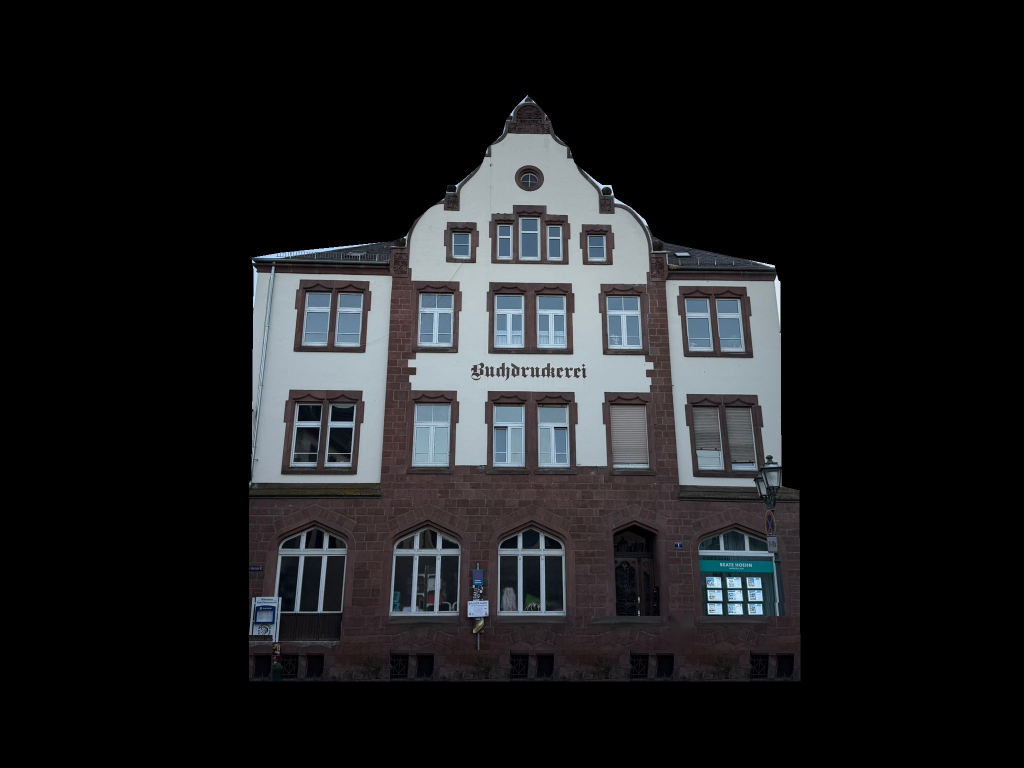
#> input picture src/facade.jpg, 2048 x 1536 px (shown at 1/2 size)
$ python render.py facade.jpg facade.jpg 5 facade.jpg
#> lines starting #> are read from the running program, lines starting #| are printed output that depends on the picture; after the words box and inside, x2 and y2 are one past the last pixel; in counts of white or black regions, pixels touching at a corner belong together
import cv2, numpy as np, math, sys, subprocess

FPS = 30; DUR = 60.0
CW, CH = 1920, 1080
rng = np.random.default_rng(5)

SRC = cv2.imread('facade.jpg')
#> SRC is the input picture: shape (1536, 2048, 3); mean B, G, R 30.8, 29, 28.2
X0, X1, Y0, Y1 = 495, 1605, 185, 1365
S = 1000.0 / (Y1 - Y0)
W = 942; H = 1000
crop = SRC[Y0:Y1, X0:X1]
F = cv2.resize(crop, (W, H), interpolation=cv2.INTER_AREA).astype(np.float32) / 255.0
YY, XX = np.mgrid[0:H, 0:W].astype(np.float32)
def T(x, y): return ((x - X0) * S, (y - Y0) * S)

# ---------- masks ----------
hsv = cv2.cvtColor((F * 255).astype(np.uint8), cv2.COLOR_BGR2HSV).astype(np.float32)
sat, val = hsv[..., 1], hsv[..., 2]
bm = (cv2.cvtColor((F * 255).astype(np.uint8), cv2.COLOR_BGR2GRAY) > 14).astype(np.uint8)
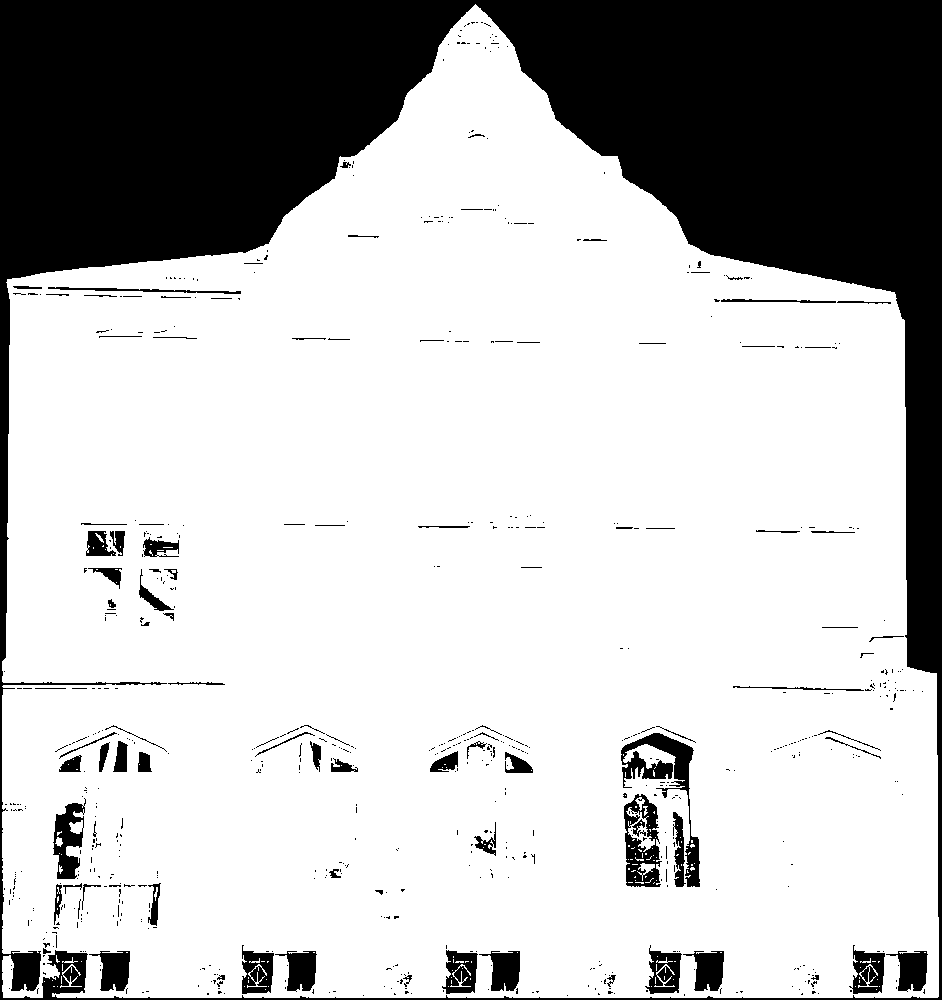
#> bm: shape (1000, 942); values 0 (black) and 1 (white), 74% white; 695 black regions (596 under 20 px), largest, box (x1, y1, x2, y2) and area: (0, 0, 942, 1000) 218293, (621, 733, 700, 887) 2739, (624, 794, 662, 887) 1929
bm = cv2.morphologyEx(bm, cv2.MORPH_OPEN, np.ones((5, 5), np.uint8))
#> bm: shape (1000, 942); values 0 (black) and 1 (white), 73.3% white; 293 black regions (218 under 20 px), largest, box (x1, y1, x2, y2) and area: (0, 0, 942, 1000) 233827, (621, 726, 700, 887) 4283, (624, 794, 667, 887) 2825
bm = cv2.morphologyEx(bm, cv2.MORPH_CLOSE, np.ones((9, 9), np.uint8))
#> bm: shape (1000, 942); values 0 (black) and 1 (white), 74.9% white; 29 black regions, largest, box (x1, y1, x2, y2) and area: (0, 0, 942, 755) 211931, (12, 951, 86, 1000) 2773, (624, 795, 660, 887) 2634
ff = bm.copy() * 255
fm = np.zeros((H + 2, W + 2), np.uint8)
cv2.floodFill(ff, fm, (0, 0), 128)
bm = ((ff != 128)).astype(np.uint8)
#> bm: shape (1000, 942); values 0 (black) and 1 (white), 77.5% white; 1 black region, box (x1, y1, x2, y2) and area: (0, 0, 942, 755) 211931
BLD = bm.astype(np.float32)
BLDs = cv2.GaussianBlur(BLD, (3, 3), 0)

# glass: rects + pointed arches (orig coords)
RECTS = [
    (905, 465, 940, 517), (995, 435, 1125, 518), (1175, 468, 1213, 518),
    (607, 585, 725, 695), (837, 588, 905, 695), (988, 588, 1133, 695), (1213, 590, 1280, 697), (1370, 598, 1487, 702),
    (583, 805, 712, 930), (828, 805, 898, 930), (985, 808, 1138, 930), (1220, 808, 1297, 935), (1385, 810, 1513, 935)]
ARCHES = [  # x0, x1, apex, spring, bottom
    (553, 692, 1052, 1110, 1225), (785, 918, 1055, 1110, 1225), (997, 1130, 1055, 1110, 1225),
    (1228, 1305, 1058, 1092, 1232), (1397, 1565, 1062, 1115, 1232)]
LABEL = np.zeros((H, W), np.int32)
WINFO = []  # (cx, cy, x0, y0, x1, y1, kind)
k = 1
for (a, b, c, d) in RECTS:
    (xa, ya), (xb, yb) = T(a, b), T(c, d)
    LABEL[int(ya):int(yb), int(xa):int(xb)] = k
    WINFO.append(((xa + xb) / 2, (ya + yb) / 2, xa, ya, xb, yb, 'r')); k += 1
for (a, c, ap, sp, bo) in ARCHES:
    (xa, ya), (xb, yb) = T(a, ap), T(c, bo)
    ys = T(0, sp)[1]
    w = xb - xa
    sc = (0.866 * w) / max(1, ys - ya)
    inside = (XX >= xa) & (XX <= xb) & (YY <= yb) & (YY >= ya)
    up = YY < ys
    dy = (ys - YY) * sc
    arch = (np.hypot(XX - xa, dy) <= w) & (np.hypot(XX - xb, dy) <= w)
    m = inside & (~up | arch)
    LABEL[m] = k
    WINFO.append(((xa + xb) / 2, (ya + yb) / 2, xa, ya, xb, yb, 'a')); k += 1
RC = T(1055, 355); RR = 21 * S
LABEL[np.hypot(XX - RC[0], YY - RC[1]) < RR] = k
WINFO.append((RC[0], RC[1], RC[0] - RR, RC[1] - RR, RC[0] + RR, RC[1] + RR, 'o')); k += 1
NWIN = k - 1
GLASS = (LABEL > 0).astype(np.float32)

pl = ((val > 165) & (sat < 45)).astype(np.uint8) * BLD.astype(np.uint8)
#> pl: shape (1000, 942); values 0 (black) and 1 (white), 18.1% white; 593 white regions (484 under 20 px), largest, box (x1, y1, x2, y2) and area: (273, 70, 689, 633) 93926, (18, 307, 245, 661) 36661, (712, 319, 905, 668) 26832
pl = cv2.morphologyEx(pl, cv2.MORPH_OPEN, np.ones((3, 3), np.uint8))
#> pl: shape (1000, 942); values 0 (black) and 1 (white), 17.3% white; 92 white regions (58 under 20 px), largest, box (x1, y1, x2, y2) and area: (273, 70, 689, 633) 93483, (18, 307, 245, 661) 36606, (712, 319, 905, 667) 26553
pl = cv2.morphologyEx(pl, cv2.MORPH_CLOSE, np.ones((5, 5), np.uint8))
#> pl: shape (1000, 942); values 0 (black) and 1 (white), 17.4% white; 69 white regions (43 under 20 px), largest, box (x1, y1, x2, y2) and area: (273, 70, 689, 633) 94320, (18, 307, 245, 661) 36656, (712, 313, 905, 667) 27273
PLASTER = np.clip(pl.astype(np.float32) - GLASS, 0, 1)
eave = T(0, 548)[1]
ROOF = ((YY < eave) & ((XX < T(780, 0)[0]) | (XX > T(1310, 0)[0]))).astype(np.float32) * BLD * (1 - PLASTER)
#> ROOF: shape (1000, 942) float32; values 0 (black) and 1 (white), 1.9% white; 2 white regions, box (x1, y1, x2, y2) and area: (7, 252, 242, 308) 10130, (691, 245, 899, 308) 7444
SAND = np.clip(BLD - PLASTER - GLASS - ROOF, 0, 1)
#> SAND: shape (1000, 942) float32; values 0 (black) and 1 (white), 40% white; 25 white regions, largest, box (x1, y1, x2, y2) and area: (0, 6, 942, 1000) 337586, (55, 503, 199, 653) 7789, (405, 321, 555, 445) 6542
dil = cv2.dilate(GLASS, np.ones((31, 31), np.uint8))
FRAMES = SAND * dil
#> FRAMES: shape (1000, 942) float32; values 0 (black) and 1 (white), 11.4% white; 19 white regions, largest, box (x1, y1, x2, y2) and area: (750, 729, 922, 903) 9480, (35, 720, 182, 897) 8820, (231, 723, 374, 897) 8610

# distance from glass (outside) for neon rings
DT = cv2.distanceTransform((1 - GLASS).astype(np.uint8), cv2.DIST_L2, 5).astype(np.float32)
DTin = cv2.distanceTransform(GLASS.astype(np.uint8), cv2.DIST_L2, 5).astype(np.float32)
# nearest window label for every pixel (for per-window ring colours)
_, NEAR = cv2.distanceTransformWithLabels((1 - GLASS).astype(np.uint8), cv2.DIST_L2, 5, labelType=cv2.DIST_LABEL_PIXEL)
lab_at = np.zeros(NEAR.max() + 1, np.int32)
ys_, xs_ = np.nonzero(GLASS > 0)
lab_at[NEAR[ys_, xs_]] = LABEL[ys_, xs_]
NEARWIN = lab_at[NEAR]

# architectural line drawing
regions = (PLASTER * 1 + SAND * 2 + ROOF * 3).astype(np.uint8) + (LABEL > 0).astype(np.uint8) * 4
grad = cv2.morphologyEx(regions, cv2.MORPH_GRADIENT, np.ones((3, 3), np.uint8)) > 0
#> grad: shape (1000, 942) bool; 4.4% white in thin lines or dots, all inside (x1, y1, x2, y2) = (0, 5, 942, 889)
sil = cv2.morphologyEx(BLD.astype(np.uint8), cv2.MORPH_GRADIENT, np.ones((3, 3), np.uint8)) > 0
#> sil: shape (1000, 942) bool; 0.5% white in thin lines or dots, all inside (x1, y1, x2, y2) = (0, 5, 942, 756)
LINES = (grad | sil).astype(np.float32) * 1.0
LINES = cv2.GaussianBlur(LINES, (3, 3), 0) * 1.6
G8 = cv2.cvtColor((F * 255).astype(np.uint8), cv2.COLOR_BGR2GRAY)
CANNY = cv2.Canny(cv2.GaussianBlur(G8, (3, 3), 0), 50, 140).astype(np.float32) / 255 * BLD
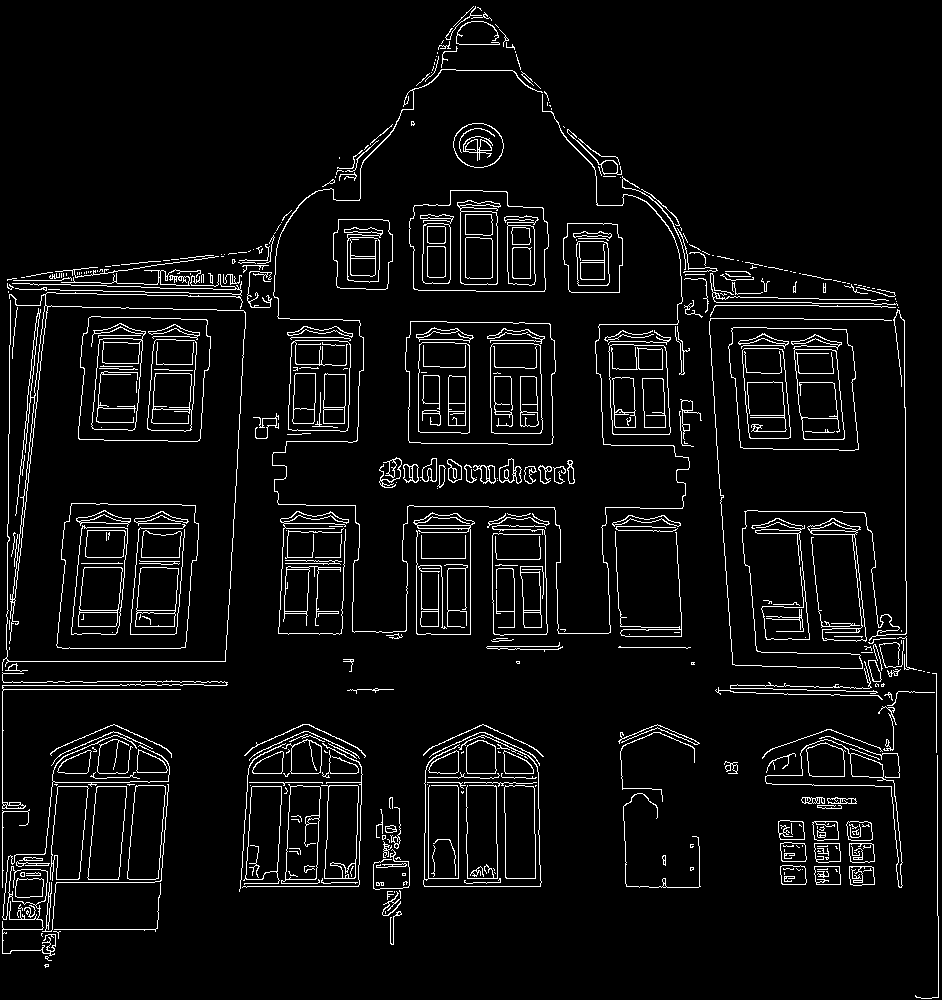
#> CANNY: shape (1000, 942) float32; values 0 (black) and 1 (white), 5.3% white in thin lines or dots
LUMA = F.mean(axis=2)

def noise2d(scale, seed):
    r = np.random.default_rng(seed)
    sm = r.random((H // scale + 3, W // scale + 3)).astype(np.float32)
    return cv2.resize(sm, (W, H), interpolation=cv2.INTER_CUBIC)[:H, :W]
NZ = noise2d(40, 1) * 0.6 + noise2d(12, 2) * 0.4
NZ = (NZ - NZ.min()) / (NZ.max() - NZ.min())
ORDER = np.hypot(XX - W / 2, (YY - H) * 1.1) / np.hypot(W / 2, H * 1.1) * 0.85 + NZ * 0.15

# text mask
gx0, gy0, gx1, gy1 = 935, 712, 1180, 768
gl = cv2.cvtColor(SRC[gy0:gy1, gx0:gx1], cv2.COLOR_BGR2GRAY)
(ta, tb), (tc, td) = T(gx0, gy0), T(gx1, gy1)
TEXT = np.zeros((H, W), np.float32)
TEXT[int(tb):int(tb) + int(td - tb), int(ta):int(ta) + int(tc - ta)] = cv2.resize((gl < 110).astype(np.float32), (int(tc - ta), int(td - tb)))

# ---------- helpers ----------
def ss(a, b, t):
    x = np.clip((t - a) / (b - a), 0, 1); return x * x * (3 - 2 * x)
def env(t, a, b, f=0.5): return ss(a, a + f, t) * (1 - ss(b - f, b, t))
def C(*bgr): return np.array(bgr, np.float32)
def m3(m): return m[..., None]
PAL = [C(0.75, 0.15, 1.0), C(0.95, 0.85, 0.15), C(0.1, 0.55, 1.0), C(0.35, 0.95, 0.35), C(1.0, 0.35, 0.55), C(0.2, 0.25, 1.0), C(1.0, 0.75, 0.3)]
WARM = C(0.25, 0.62, 1.0)
GOLD = C(0.22, 0.72, 1.0)
WINORDER = sorted(range(NWIN), key=lambda i: abs(WINFO[i][0] - W / 2))
def win_mask(i): return (LABEL == i + 1).astype(np.float32)
WMASKS = [win_mask(i) for i in range(NWIN)]

# trees
def grow_tree(x, y, ang, length, depth, t0, segs):
    if depth == 0 or length < 6:
        segs.append(('tip', x, y, t0)); return
    x2 = x + math.cos(ang) * length; y2 = y + math.sin(ang) * length
    dur = 0.35 + 0.1 * depth
    segs.append(('seg', x, y, x2, y2, t0, dur, depth))
    n = 2 if depth > 1 else 3
    for j in range(n):
        da = rng.uniform(0.25, 0.6) * (1 if j % 2 == 0 else -1) + rng.uniform(-0.1, 0.1)
        grow_tree(x2, y2, ang + da, length * rng.uniform(0.62, 0.78), depth - 1, t0 + dur * 0.85, segs)
TREES = []
for (tx, delay) in [(T(1058, 0)[0], 0.0), (T(770, 0)[0], 0.5), (T(1340, 0)[0], 0.8)]:
    segs = []
    grow_tree(tx, H - 5, -math.pi / 2 + rng.uniform(-0.05, 0.05), 230 if delay == 0 else 190, 6, 28.0 + delay, segs)
    TREES.append(segs)
BAUBLES = []
for segs in TREES:
    for s in segs:
        if s[0] == 'tip' and rng.random() < 0.55:
            BAUBLES.append((s[1], s[2], s[3], PAL[int(rng.integers(len(PAL)))], rng.uniform(4, 9)))

SPARK = [(rng.uniform(0, W), rng.uniform(0, H), rng.uniform(0, 6.28), rng.uniform(1.5, 4)) for _ in range(160)]

# swirl curves for finale
SWIRLS = []
for i in range(14):
    cx, cy = rng.uniform(0.1, 0.9) * W, rng.uniform(0.15, 0.95) * H
    r0 = rng.uniform(40, 120); turns = rng.uniform(1.2, 2.5); d = 1 if rng.random() < 0.5 else -1
    th = np.linspace(0, turns * 2 * np.pi, 220)
    r = r0 * (1 - th / (turns * 2 * np.pi) * 0.85)
    pts = np.stack([cx + d * r * np.cos(th + i), cy + r * np.sin(th + i)], 1)
    SWIRLS.append((pts, PAL[i % len(PAL)], rng.uniform(0, 1)))

# [208 lines left out: functions sparkle, neon_rings, scene, not called in this run]

# ---------- preview composite ----------
NIGHT = F * C(0.11, 0.08, 0.09) * m3(BLDs)
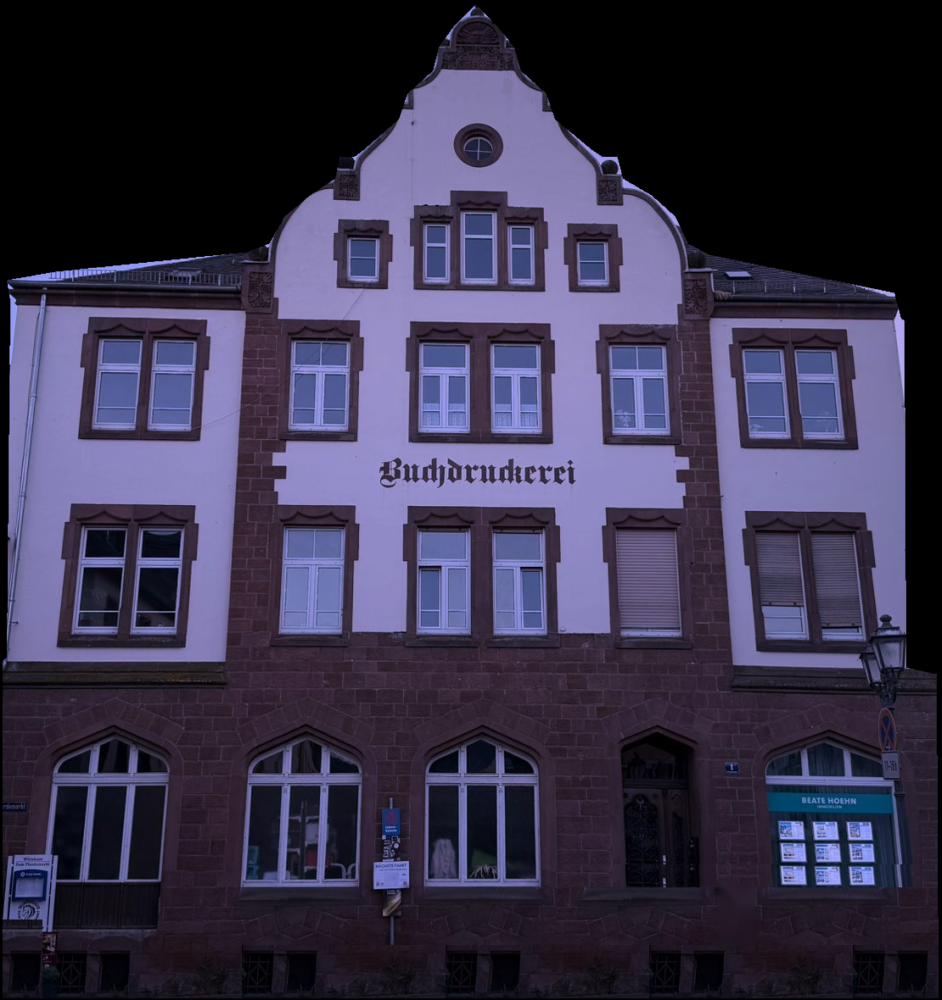
#> NIGHT: shape (1000, 942, 3) float32; mean B, G, R 0.0318, 0.0219, 0.0239; drawn with min black and max white
GAIN = 0.4 + 0.6 * np.clip(np.power(F, 0.75) * 1.2, 0, 1)
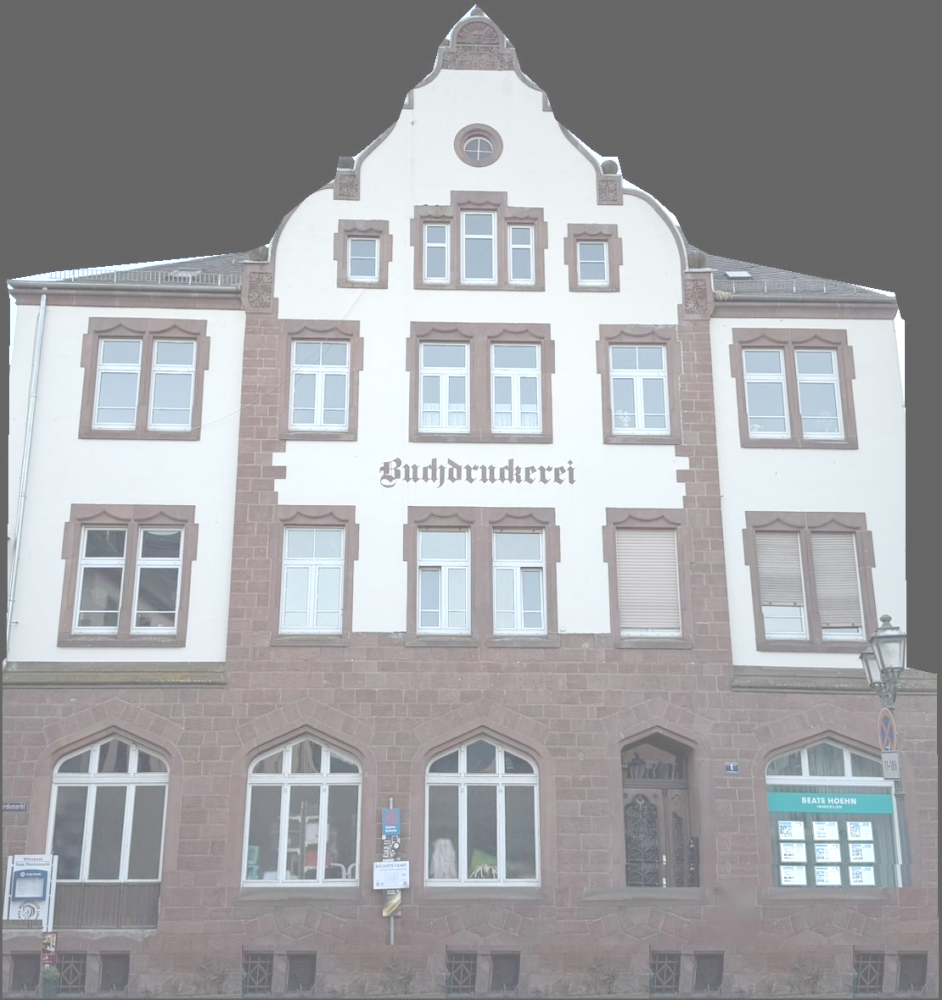
#> GAIN: shape (1000, 942, 3) float32; mean B, G, R 0.653, 0.643, 0.639
OX, OY = (CW - W) // 2 + 30, 25
yv, xv = np.mgrid[0:CH, 0:CW].astype(np.float32)
VIG = np.clip(1 - 0.35 * (((xv - CW / 2) / (CW / 2)) ** 2 + ((yv - CH / 2) / (CH / 2)) ** 2), 0, 1)[..., None]
FLOOR = np.clip((yv - (OY + H - 2)) / 60, 0, 1)[..., None]
del yv, xv

# [20 lines left out: function frame, not called in this run]

if __name__ == '__main__':
    mode = sys.argv[1]
    if mode == 'stills':
        for tm in [float(x) for x in sys.argv[2].split(',')]:
            cv2.imwrite(f'./s3_{tm:05.1f}.jpg', frame(tm)[0])
    elif mode == 'masks':
        vis = np.zeros((H, W, 3), np.float32)
        vis += m3(PLASTER) * C(0.9, 0.9, 0.9) + m3(SAND) * C(0.2, 0.3, 0.8) + m3(ROOF) * C(0.5, 0.4, 0.3) + m3(GLASS) * C(1.0, 0.7, 0.1)
        vis += m3(FRAMES) * C(0.0, 0.5, 0.0)
        cv2.imwrite('./masks.jpg', np.hstack([np.clip(vis, 0, 1) * 255, F * 255, m3(LINES) * 255 * np.ones(3)]).astype(np.uint8))
    else:
#> (the run stopped early here; a loop or call above may not have finished)
